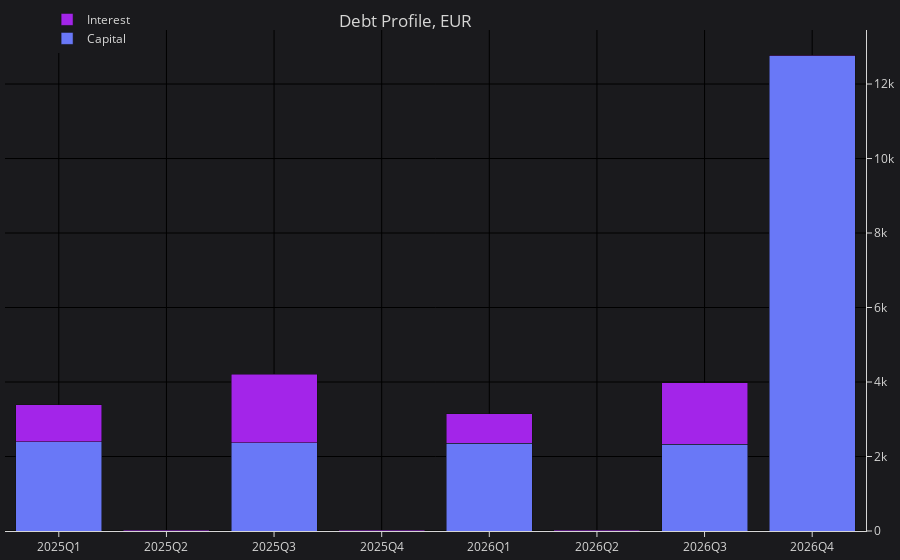

This figure's notebook cell:
### Code cell
# Analyze over the next 8 quarters...
graph_cash_flow(cashflow, 'Q', 8)

### Figure 1 — Plotly figure (JSON) as saved in the notebook; plotly's stock layout.template omitted (floating-point values rounded to 4 significant figures)
{"data": [{"name": "Capital", "type": "bar", "x": ["2025Q1", "2025Q2", "2025Q3", "2025Q4", "2026Q1", "2026Q2", "2026Q3", "2026Q4"], "y": [2398.0, 0, 2374.0, 0, 2350.0, 0, 2326.0, 12760.0]}, {"name": "Interest", "type": "bar", "x": ["2025Q1", "2025Q2", "2025Q3", "2025Q4", "2026Q1", "2026Q2", "2026Q3", "2026Q4"], "y": [989.1, 18.66, 1830.0, 18.84, 793.1, 18.99, 1658.0, 19.14]}], "layout": {"autosize": true, "barmode": "stack", "colorway": ["#6978F7", "#A325E9", "#96E05D", "#4A7FB9", "#E75A2D", "#FBE55A", "#8C8C8D", "#5A54F6"], "legend": {"font": {"color": "#D6D6D5"}, "orientation": "v", "x": 0.1, "xanchor": "center", "y": 1.05, "yanchor": "top"}, "margin": {"b": 5, "l": 5, "r": 5, "t": 5}, "paper_bgcolor": "#1A1A1D", "plot_bgcolor": "#1A1A1D", "title": {"font": {"color": "#D6D6D5"}, "text": "Debt Profile, EUR", "x": 0.45, "xanchor": "center", "yanchor": "top"}, "xaxis": {"autorange": true, "color": "#D6D6D5", "gridcolor": "black", "gridwidth": 1, "linecolor": "#D6D6D5", "range": [-0.5, 7.5], "ticks": "outside", "type": "category", "zerolinecolor": "black", "zerolinewidth": 1}, "yaxis": {"autorange": true, "color": "#D6D6D5", "gridcolor": "black", "gridwidth": 1, "linecolor": "#D6D6D5", "range": [0, 13450.0], "side": "right", "ticks": "outside", "type": "linear", "zerolinecolor": "black", "zerolinewidth": 1}}}
